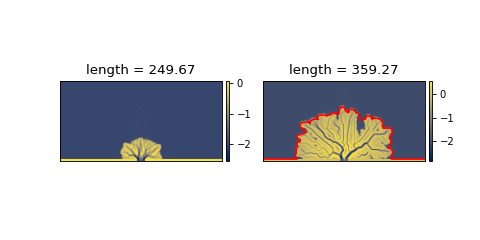

Reproduce this figure in Python.
rcm8 = dm.sample_data.cube.rcm8()

# early in model run
sm0 = dm.mask.ShorelineMask(rcm8['eta'][5, :, :])

# late in model run
sm1 = dm.mask.ShorelineMask(rcm8['eta'][-1, :, :])

# compute lengths
len0 = dm.plan.compute_shoreline_length(sm0)
len1, line1 = dm.plan.compute_shoreline_length(sm1, return_line=True)

# make the plot
fig, ax = plt.subplots(1, 2, figsize=(6, 3))
rcm8.show_plan('eta', t=5, ax=ax[0])
ax[0].set_title('length = {:.2f}'.format(len0))
rcm8.show_plan('eta', t=-1, ax=ax[1])
ax[1].plot(line1[:, 0], line1[:, 1], 'r-')
ax[1].set_title('length = {:.2f}'.format(len1))
plt.show()
